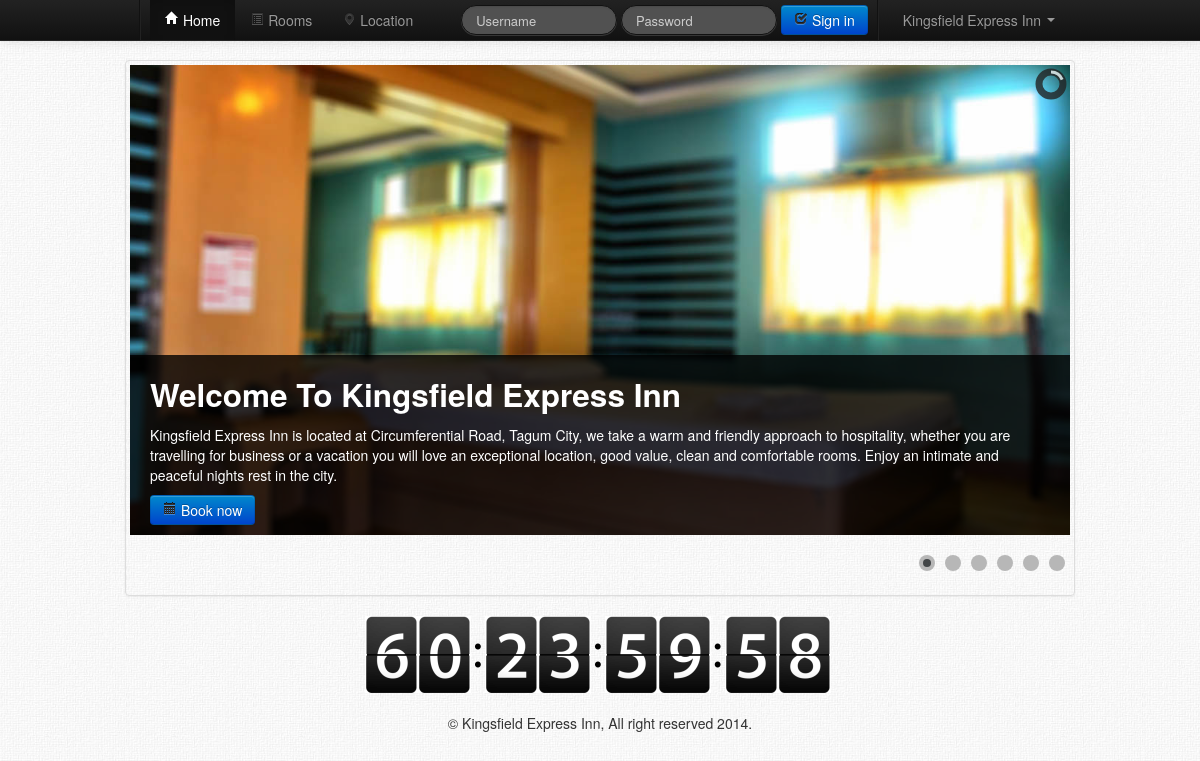
The page / on the database its author committed.
### tables this page shows
CREATE TABLE IF NOT EXISTS `tb_slider` (
  `id` int(15) NOT NULL AUTO_INCREMENT,
  `slider_title` varchar(50) NOT NULL,
  `slider_details` varchar(500) NOT NULL,
  `slider_image` varchar(50) NOT NULL,
  PRIMARY KEY (`id`)
);

### index.php (the view, shortened to what the rows shown need)
<?php
require_once('include/MySqlDb.php');
require_once("./include/membersite_config.php");
$Db = new MySqlDb('localhost', 'root', '', 'kingsfield_database');
if (isset($_GET['action'])){
			$action = htmlentities($_GET['action']);
		}
		else{
			$action = NULL;
			}
?>
<!DOCTYPE html PUBLIC "-//W3C//DTD XHTML 1.0 Transitional//EN" "http://www.w3.org/TR/xhtml1/DTD/xhtml1-transitional.dtd">
<html xmlns="http://www.w3.org/1999/xhtml">
<head>
    <link rel="stylesheet" type="text/css" href="css/bootstrap.css">
    <link href="css/prettify.css" rel="stylesheet">
    <link href="css/tm_docs.css" rel="stylesheet">
    <link href="css/camera.css" rel="stylesheet">
	<link href="js/google-code-prettify/prettify.css" rel="stylesheet">
    <link rel="stylesheet" href="css/validationEngine.jquery.css" type="text/css"/>
        <link href="css/datepicker.css" rel="stylesheet" type="text/css" />
</head>
<body>
<?php if($action == ''){?>
<div style="margin-top:60px;" class="container thumbnail">
<div class="camera_wrap camera_azure_skin" id="slider">
<?php
$result = $Db->query("SELECT * FROM tb_slider");
?>
<?php foreach($result as $key => $row){?>
		  <div data-thumb="img/camera/slides/thumbs/<?php echo $row['slider_image'];?>" data-src="img/camera/slides/<?php echo $row['slider_image'];?>">
          <div class="camera_caption fadeFromBottom">
              <h2><?php echo $row['slider_title'];?></h2>
              <p><?php echo $row['slider_details'];?></p>
              <?php if($fgmembersite->CheckLogin()){?>
              <a href="#book" data-toggle="modal"><button class="btn btn-primary"><i class="icon-calendar"></i> Book now</button></a>	<?php }else{?>
            <div class="tooltip-demo">
     		<a data-toggle="tooltip" data-placement="right" title="Sign-in your account or Sign-up to create reservations thank you!"><button class="btn btn-primary"><i class="icon-calendar"></i> Book now</button></a>
            </div>
              <?php }?>
          </div>
      </div>
<?php }?>
  </div>
</div>
<?php }else if($action == 'rooms'){?>
<?php
if(isset($_POST['start'])and($_POST['end'])and($_POST['result'])){
			$start = htmlentities($_POST['start']);
			$end = htmlentities($_POST['end']);
			$result = htmlentities($_POST['result']);
	}else{
		$start = NULL;
		$end = NULL;
		$result = NULL;
	}
?>
<form id="formorder" action="?action=addtocart&start=<?php echo $start?>&end=<?php echo $end?>&result=<?php echo $result?>" method="post">
<?php $category = $Db->query("SELECT * FROM tb_category");?>
<div style="margin-top:60px;" class="container">
	<div class="row">
<?php foreach($category as $key => $row){?>
					<div class="span4">
						<div class="thumb-pad">
                            <div class="thumbnail">
                            <img src="<?php echo $row['category_image']?>" longdesc="<?php echo $row['category_image']?>" title="<?php echo $row['category_details']?>" alt="Alone" />
                              <div class="caption tooltip-demo">
                                <h3><?php echo $row['category_name']?></h3>
                                <p><?php echo $row['category_details']?></p>
                                <p>
                                <?php if(!$fgmembersite->CheckLogin()){?>
     		<a class="btn btn-primary" data-toggle="tooltip" data-placement="right" title="Sign-in your account or Sign-up to create reservations thank you!"><i class="icon-calendar"></i> Book now</a>
                                <?php }else{?>
								<div class="tooltip-demo progress progress-striped active">
                                	<?php $Db->where('category_id',$row['category_id']);
										  $room = $Db->get('tb_rooms')
									?>
                                    <?php if($result == true){?>
                                    <div class="bar thumbnail" style="width: 100%;">
                                    <?php foreach($room as $key => $row){?>
                           <?php if($row['status'] == 'Available'){$disabled = "";}else{$disabled = 'disabled="disabled"';}?>
   	<a data-toggle="tooltip" data-placement="top" title="Click to select Room: #<?php echo $row['name']?> / Status: <?php echo $row['status']?>">
                    <input <?php echo $disabled;?> name="selector[]" class="validate[minCheckbox[1]] checkbox" type="checkbox" value="<?php echo $row['roomID']?>" id="check" />
                                    <input name="price[]" type="hidden" value="<?php echo $row['price']?>" />
                                    </a>
                                    <?php }?>
                                    </div>
                                    <?php }else{}?>
                                </div>
                                <?php }?>
                                <a href="#" class="btn"><i class="icon-book"></i> More Details</a>
                           		</p>
                              </div>
                          </div>
						</div>
					</div>
<?php }?>
	</div>
<?php if($fgmembersite->CheckLogin()){?>
 <script>
		$(document).ready(function(e) {
			$('#element').popover('show')
        });
	</script>
<div style="margin-top:125px;" class="navbar-fixed-top">
	<div class="container">
     				<div class="row">
                      <div style="margin-right:-130px;" class="pull-right">
                            <div class="thumbnail">
                            <?php if($result == true){?>
                            <button class="btn btn-success" id="element" type="submit" name="order" data-toggle="popover" data-placement="bottom" data-content='Arrival: <?php echo $start?> / Departure: <?php echo $end?> / Days no. <?php echo sprintf('%.1f',$result)?>' title="Reservation Details"><i class="icon-shopping-cart"></i> AddtoCart</button>
                            <?php }else{?>
                            <a href="#book" class="btn btn-primary" data-toggle="modal"><i class="icon-calendar"></i> Book now</a>
                            <?php }?>
							</div>
                      </div>
                    </div>
    </div>
</div>
<?php }?>
</div>
</form>
<?php }else if($action == $cart){?>
<?php
if(!$fgmembersite->CheckLogin())
{
    $fgmembersite->RedirectToURL('./');
    exit;
}
if(isset($_GET['statusid'])){
$statusid = $_GET['statusid'];
$sid = $fgmembersite->Sanitize($statusid);
}
class calc
{
	public $total;
	public function add($value)
	{
		$this->total += $value;
	}
	public function getTotal()
	{
		return 	$this->getTotal();
	}
}
$getTotal = $Db->query("SELECT * FROM tb_reservation,tb_status where tb_status.status_id = $statusid and tb_reservation.id_user = $id_user and tb_reservation.status_id = tb_status.status_id");
foreach($getTotal as $key => $row)
{
}
?>
<form action="" method="POST" id="formID" >
<div style="margin-top:60px;" class="container">
	<div class="alert alert-info fade in">
            <button type="button" class="close" data-dismiss="alert">&times;</button>
	<img src="ico/icon.png" width="15px" height="15px" /> Kingsfield Express Inn </div>
	<div class="pagination">
      <ul>
      	<?php if($sid == 1){?>
        <li class="active"><a href='?action=<?php echo $cart;?>&statusid=1'>Pending</a></li>
        <li><a href='?action=<?php echo $cart;?>&statusid=2'>Confirm</a></li>
        <li><a class="alert-error" href=''>PRE-PAYMENT 10% :</a></li>
        <li><a class="alert-error" href=''>TOTAL :</a></li>
        <?php }else if($sid == 2){?>
        <li><a href='?action=<?php echo $cart;?>&statusid=1'>Pending</a></li>
        <li class="active"><a href='?action=<?php echo $cart;?>&statusid=2'>Confirm</a></li>
         <?php }else{?>
        	<?php  $fgmembersite->RedirectToURL('?action='.$cart.'&statusid=1');?>
        <?php }?>
      </ul>
    </div>
<table class="table table-hover table-bordered" id="example">
  <thead>
    <tr>
      <th><div align="center">Confirmation Code</div></th>
      <th><div align="center">Room no.</div></th>
      <th><div align="center">Payable</div></th>
      <th><div align="center">Arrival</div></th>
      <th><div align="center">Departure</div></th>
      <th><div align="center">Status</div></th>
      <th><div align="center">Actions</div></th>
    </tr>
  </thead>
  <tbody>
<?php
$orders = $Db->query("SELECT * FROM tb_reservation,tb_status where tb_status.status_id = $statusid and tb_reservation.id_user = $id_user and tb_reservation.status_id = tb_status.status_id");
?>
<?php foreach($orders as $key => $row){
	$id = $row['reservation_id'];
	?>
    <tr style="font-size:11px" class="del<?php echo $id;?>">
      <td><div align="center"><?php echo $row['confirmation']?></div></td>
      <td><div align="center"><?php echo $row['roomID']?></div></td>
      <td><div align="center"><?php echo sprintf("%.2f",$row['payable'])?></div></td>
      <td>
      <div align="center">
      <?php echo $row['arrival']; ?>
      </div>
      </td>
      <td>
      <div align="center">
      <?php echo $row['departure'];?>
      </div>
      <input type="hidden" name="result" id="result" />
      </td>
      <td><div align="center"><?php echo $row['status_name']?></div></td>
      <td width="40px;">
      <?php if($row['status_id'] == 1){?>
      	<div align="center" class="tooltip-demo">
<a id="<?php echo $id; ?>" data-toggle="tooltip" data-placement="top" title="Click to delete item" class="btn btn-danger"><i class="icon-trash"></i></a>
		</div>
      <?php }else{?>
      	<div align="center" class="tooltip-demo">
<a href="#" data-toggle="tooltip" data-placement="top" title="Click to update or to cancel reservations" class="btn btn-info"><i class="icon-edit"></i></a>
		</div>
      <?php }?>
      </td>
    </tr>
<?php }?>
  </tbody>
</table>
</div>
<?php if($statusid==1){?>
<div style="margin-top:10px;" class="container">
	<div class="pull-right tooltip-demo">
    <a data-toggle="tooltip" data-placement="right" title="Click to confirm all reservation">
    <button class="btn btn-primary" name="Submit" type="submit"><i class="icon-check"></i> Pay Orders</button>
    </a>
    </div>
</div>
<?php }?>
</form>
<?php }else if($action == 'location'){?>
<div style="margin-top:60px;" class="container">
<div class="thumbnail">
<iframe width="930" height="505" frameborder="0" scrolling="no" marginheight="0" marginwidth="0" src="https://maps.google.com/maps?f=q&amp;source=s_q&amp;hl=fil&amp;geocode=&amp;q=Tagum+City+city+hall&amp;aq=&amp;sll=7.448212,125.809424&amp;sspn=0.385361,0.676346&amp;ie=UTF8&amp;hq=Tagum+City+city+hall&amp;t=m&amp;ll=7.447752,125.804057&amp;spn=0.006383,0.012542&amp;z=17&amp;iwloc=A&amp;output=embed"></iframe><br /><small><a href="https://maps.google.com/maps?f=q&amp;source=embed&amp;hl=fil&amp;geocode=&amp;q=Tagum+City+city+hall&amp;aq=&amp;sll=7.448212,125.809424&amp;sspn=0.385361,0.676346&amp;ie=UTF8&amp;hq=Tagum+City+city+hall&amp;t=m&amp;ll=7.447752,125.804057&amp;spn=0.006383,0.012542&amp;z=17&amp;iwloc=A" style="color:#0000FF;text-align:left">View Larger Map</a></small>
</div>
</div>
<?php }else if($action == 'message'){?>
	<?php
    if(!$fgmembersite->CheckLogin())
    {
        $fgmembersite->RedirectToURL('./');
        exit;
    }
    ?>
<div style="margin-top:60px;" class="container">
		<div class="alert alert-info fade in">
            <button type="button" class="close" data-dismiss="alert">&times;</button>
    		<img src="ico/icon.png" width="15px" height="15px" /> Kingsfield Express Inn
        </div>
    <div class="pagination">
      <ul>
        <li class="active"><a href=''>Send</a></li>
        <li><a href=''>Draft</a></li>
      </ul>
    </div>
<table  class="table table-hover table-bordered" id="example">
  <thead>
    <tr>
      <th><i class="icon-signal"></i> Message no.</th>
      <th><i class="icon-user"></i> Sender</th>
      <th><i class="icon-envelope"></i> Message</th>
      <th><i class="icon-calendar"></i> Date</th>
      <th><i class="icon-time"></i> Time</th>
      <th> Status</th>
      <th><i class="icon-tasks"></i> Action</th>
    </tr>
  </thead>
  <tbody>
<?php
$Db->where('id_user',$id_user);
$message = $Db->get('tb_message');
foreach($message as $key => $row){
	$id = $row['message_id'];
?>
    <tr style="font-size:11px;" align="center" class="del<?php echo $id?>">
      <td><?php echo $id;?></td>
      <td>
	  <?php $ids = $row['sender_id'];
	  		$Db->where('id_user',$ids);
			$sender = $Db->get('tb_guest');
	  		foreach($sender as $key => $rows)
			{
			echo $rows['name'];
			}
	  ?>
      </td>
      <td><?php echo $row['message'];?></td>
      <td></td>
      <td></td>
      <td><?php switch($row['message_status']){
				case '1':
				echo 'Unread';
				break;
				case '2':
				echo 'Read';
				break;
				default:
		  }?></td>
      <td width="90px;"><div align="center" class="tooltip-demo">
      		  	<a href="" data-toggle="tooltip" data-placement="top" title="Click to reply" class="btn"><i class="icon-envelope"></i></a>
      			<a id="<?php echo $id;?>" data-toggle="tooltip" data-placement="top" title="Click to delete message" class="btn btn-warning"><i class="icon-trash"></i></a>
      </div></td>
    </tr>
<?php }?>
  </tbody>
</table>
</div>
<?php }else if($action == 'logout'){?>
	<?php
    $fgmembersite->LogOut();
    $fgmembersite->RedirectToURL('./');
    ?>
<?php }else if($action == 'addtocart'){?>
	<?php if(isset($_POST['order'])){
			$start = htmlentities($_GET['start']);
			$end = htmlentities($_GET['end']);
			$result = htmlentities($_GET['result']);
			$id = $_POST['selector'];
	$fgmembersite->addtocart($id,$start,$end,$id_user,$result);
	}?>
<?php }else{?>
  	 <?php $fgmembersite->RedirectToURL('./');?>
<?php }?>
</body>
	<link href="fullsize/fullsize.css" media="screen" rel="stylesheet" type="text/css" />
    <link rel="stylesheet" type="text/css" href="css/DT_bootstrap.css">
   	<link rel="stylesheet" href="css/demo.css" type="text/css" media="all">
    <link rel="stylesheet" href="css/validationEngine.jquery.css" type="text/css"/>
</html>

### rows shown on the page
tb_slider: slider_title "Welcome To Kingsfield Express Inn", slider_details "Kingsfield Express Inn is located at Circumferential Road, Tagum City, we take a warm and friendly approach to hospitality, whether you are travelling for business or a vacation you will love an exceptional location, good value, clean and comfortable rooms. Enjoy an intimate and peaceful nights rest in the city."
